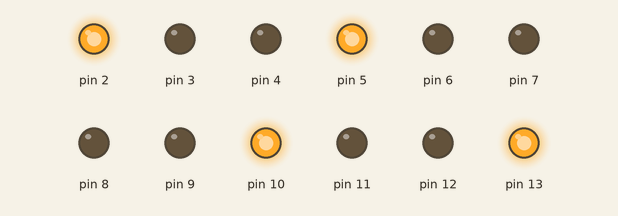
This sketch was run on a simulated Arduino Uno, built with avr-gcc and run on an emulated ATmega328P. Shown: output pins drawn as LEDs (lit = HIGH).

Above: at 1.5 s.
At 3.2 s:
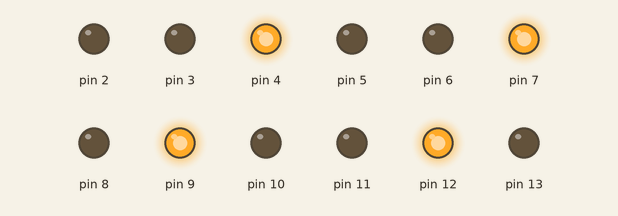
At 6.0 s:
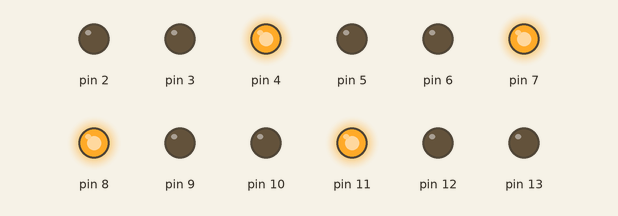
At 8.7 s:
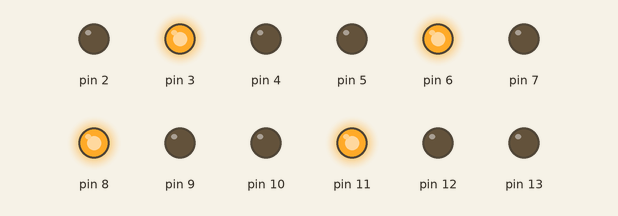
Timing chart, 0 to 11.7 s (numbered marks = the images above):
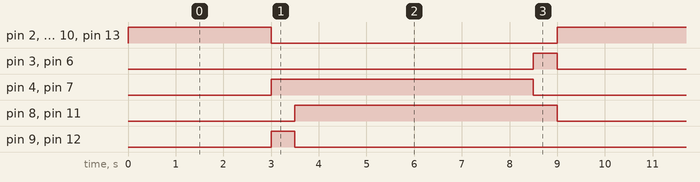

Measured:
- by itself, pin 2, pin 5, pin 10, pin 13: alternates HIGH for 3.0 s and LOW for 6.0 s
- by itself, pin 3, pin 6, pin 9, pin 12: alternates HIGH for 0.50 s and LOW for 8.5 s
- by itself, pin 4, pin 7, pin 8, pin 11: alternates HIGH for 5.5 s and LOW for 3.5 s

The sketch:

main.ino
```cpp
// C++ code
//
void setup()
{
  pinMode(13, OUTPUT);
  pinMode(10, OUTPUT);
  pinMode(5, OUTPUT);
  pinMode(2, OUTPUT);
  pinMode(7, OUTPUT);
  pinMode(4, OUTPUT);
  pinMode(12, OUTPUT);
  pinMode(9, OUTPUT);
  pinMode(11, OUTPUT);
  pinMode(8, OUTPUT);
  pinMode(6, OUTPUT);
  pinMode(3, OUTPUT);
}

void loop()
{
  digitalWrite(13, HIGH);
  digitalWrite(10, HIGH);
  digitalWrite(5, HIGH);
  digitalWrite(2, HIGH);
  delay(3000); // Wait for 3000 millisecond(s)
  digitalWrite(5, LOW);
  digitalWrite(2, LOW);
  digitalWrite(13, LOW);
  digitalWrite(10, LOW);
  digitalWrite(7, HIGH);
  digitalWrite(4, HIGH);
  digitalWrite(12, HIGH);
  digitalWrite(9, HIGH);
  delay(500); // Wait for 500 millisecond(s)
  digitalWrite(12, LOW);
  digitalWrite(9, LOW);
  digitalWrite(11, HIGH);
  digitalWrite(8, HIGH);
  delay(5000); // Wait for 5000 millisecond(s)
  digitalWrite(7, LOW);
  digitalWrite(4, LOW);
  digitalWrite(6, HIGH);
  digitalWrite(3, HIGH);
  delay(500); // Wait for 500 millisecond(s)
  digitalWrite(6, LOW);
  digitalWrite(3, LOW);
  digitalWrite(11, LOW);
  digitalWrite(8, LOW);
}
```
